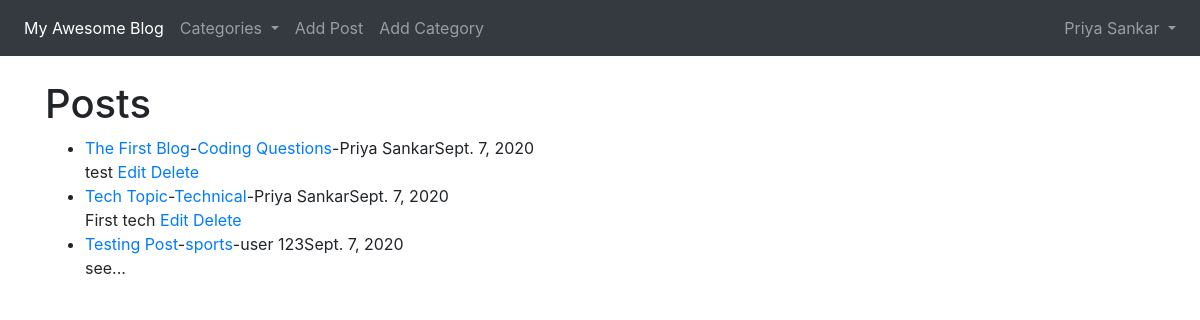
Page /blog/ (signed in) on the committed database.
### Blogapp/models.py (models this page shows, shortened)
class Post(models.Model):
    title = models.CharField(max_length=30)
    title_tag = models.CharField(max_length=30)
    author = models.ForeignKey(User, on_delete=models.CASCADE)
    content = RichTextField(blank=True, null=True)
    header_image = models.ImageField(null=True, blank=True,upload_to="images/")
    snippet = models.CharField(max_length=30)
    category = models.CharField(max_length=30,default='uncategorized')
    post_date = models.DateField(auto_now_add=True)
    likes = models.ManyToManyField(User, related_name = 'blog_posts')

### Blogapp/views.py (the view)
# urls.py: path('', HomeView.as_view(),name='home'),
class HomeView(ListView):
    model = Post
    template_name = 'Blogapp/home.html'
    cats = Category.objects.all()
    ordering = ['-post_date']
    def get_context_data(self, **kwargs):
        cat_menu = Category.objects.all()
        context = super(HomeView, self).get_context_data(**kwargs)
        context["cat_menu"] = cat_menu
        return context

### Blogapp/models.py (called while the page is built)
    def __str__(self):
        return self.name.title()

### Blogapp/templates/Blogapp/home.html
{% extends 'Blogapp/base.html' %}
{% block content %}
<br>
<h1>Posts</h1>
<ul>
  {% for post in object_list %}
  <li><a href="{% url 'article_detail' post.pk %}">{{ post.title }}</a>-<a href="{% url 'category' post.category|slugify %}">{{ post.category }}</a>-{{ post.author.first_name }} {{ post.author.last_name }}{{ post.post_date }}<br>
    {{ post.snippet }}
    {% if user.is_authenticated %}
    {% if user.id == post.author.id %}
    <a href="{% url 'update_post' post.pk %}">Edit</a>
    <a href="{% url 'delete_post' post.pk %}">Delete</a>
    {% endif %}
    {% endif %}
  </li>
  {% endfor %}
</ul>
{% endblock %}

### Blogapp/templates/Blogapp/base.html (shortened to what this page needs)
<!doctype html>
<html lang="en">
  <head>
    <link rel="stylesheet" href="https://stackpath.bootstrapcdn.com/bootstrap/4.5.0/css/bootstrap.min.css">
  </head>
  <body>
    <nav class="navbar navbar-expand-lg navbar-dark bg-dark">
  <div class="collapse navbar-collapse" id="navbarSupportedContent">
    <ul class="navbar-nav mr-auto">
      <li class="nav-item active">
        <a class="nav-link" href="{% url 'home' %}">My Awesome Blog<span class="sr-only">(current)</span></a>
      </li>
      {% if cat_menu %}
      <li class="nav-item dropdown">
        <a class="nav-link dropdown-toggle" href="#" id="navbarDropdown" role="button" data-toggle="dropdown" aria-haspopup="true" aria-expanded="false">
          Categories
        </a>
      </li>
      {% else %}
      <li class="nav-item">
        <a class="nav-link" href="{% url 'category_list' %}">Categories</a>
      </li>
      {% endif %}
      {% if user.is_authenticated %}
      <li class="nav-item">
        <a class="nav-link" href="{% url 'add_post' %}">Add Post</a>
      </li>
      <li class="nav-item">
        <a class="nav-link" href="{% url 'add_category' %}">Add Category</a>
      </li>
      {% endif %}
    </ul>
{% if user.is_authenticated %}
    <ul class="navbar-nav ml-auto">
      <li class="nav-item dropdown">
       <a class="nav-link dropdown-toggle" href="#" id="navbarDropdown" role="button" data-toggle="dropdown" aria-haspopup="true" aria-expanded="false">
         {{ user.first_name }}
         {{ user.last_name }}
       </a>
     </li>
    </ul>
{% endif %}
  </div>
</nav>
    <div class="container">
      {% block content %}
      {% endblock %}
    </div>
  </body>
</html>

### rows in the picture
Post: title "The First Blog", category "Coding Questions", author.first_name "Priya", author.last_name "Sankar", post_date "Sept. 7, 2020", snippet "test", shows "Edit"
Post: title "Tech Topic", category "Technical", author.first_name "Priya", author.last_name "Sankar", post_date "Sept. 7, 2020", snippet "First tech", shows "Edit"
Post: title "Testing Post", category "sports", author.first_name "user", author.last_name "123", post_date "Sept. 7, 2020", snippet "see..."

### other values in the picture
{{ user.first_name }} "Priya"
{{ user.last_name }} "Sankar"
